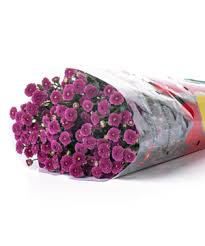
#> input picture Flower_Classification_vs_Recommendation/Flowers/Flowers/Calimerio/calimero_107.jpg, 205 x 246 px; the run also reads 1 picture not shown here
$ jupyter execute Explanatory_Data_Analysist.ipynb
#> lines starting #> are read from the running program, lines starting #| are printed output that depends on the picture
# GROUP ASSIGNMENT [COSC2753] - Machine Learning

## Flower Classification & Recommendation System

<h1>Introducing to the Dataset</h1>

<p style="font-size: 17px;">
Author: <span>Team T1-G02</span>
</p>

<p style="font-size: 15px;">
Dataset contains 4242 images of flowers.
The pictures are divided into eights classes: <b>babi</b>, <b>calimerio</b>, <b>chrysanthemum</b>, <b>hydrangeas</b>, <b>lisianthus</b>, <b>pingpong</b>, <b>rosy</b>, <b>tana</b>.<br>

[cell 1]
# Ignore  the warnings
import warnings
warnings.filterwarnings('always')
warnings.filterwarnings('ignore')

import os
import random

# Data visualisation and manipulation
import matplotlib.pyplot as plt
from matplotlib import image as mpimg
import numpy as np

# I. Problem statement

The problem at hand is to develop a machine learning model for an online flower shop that enables customers to search for flowers based on images rather than textual input. The existing approach in most online flower stores requires customers to manually enter the name of the flowers they are looking for, which may not always be accurate or convenient. To enhance the search experience and provide more accurate results, our goal is to create an image-based search tool. This notebook will provide the solution for customers to upload photographs of the flowers they desire, and the system will perform an image search to generate a list of flowers that closely resemble the user-provided image.

To achieve this, the model needs to address two main tasks:

- Task 1: Flower Classification
The model should be trained to classify images according to different flower types. The dataset contains eight types of flowers: Baby, Calimero, Chrysanthemum, Hydrangeas, Lisianthus, Pingpong, Rosy, and Tana. The objective is to develop a classification algorithm that accurately identifies the flower type based on the input image.

- Task 2: Similar Flower Recommendations
Once the model is capable of classifying flower images, it should further be trained to recommend similar flower images from the dataset. Given an input flower image from a user, the model should generate a list of ten flower images that closely resemble the input image. This will provide customers with relevant and visually similar options for their desired flowers.

# 1. Data retrieving

[cell 2]
flower_dataset = "Flowers/Flowers/"
flower_labels = os.listdir(flower_dataset)
print(flower_labels)

[cell 3]
link = []
for label in flower_labels:
    path = os.path.join(flower_dataset, label) # combine path and labels
    link.append(path) # append in link
print(link)

for i in range(len(link)):
    new = os.listdir(link[i])
    i+=1
    print(f"length : cd {len(new)}") # each folder total image count
#> pass 2 of the loop `for i in range(len(link)):`:

[cell 4]
# Create a 2x5 grid for displaying the images
fig, axs = plt.subplots(2, 5, figsize=(12, 6))

for i in range(2):
    for j in range(5):
        # Select a random label
        random_label = random.choice(flower_labels)

        # Get the path to the subfolder containing images for the selected label
        subfolder_path = os.path.join(flower_dataset, random_label)

        # Get a list of all image files in the subfolder
        image_files = os.listdir(subfolder_path)

        # Select a random image file
        random_image_file = random.choice(image_files)

        # Get the full path to the randomly selected image
        image_path = os.path.join(subfolder_path, random_image_file)

        # Load the image
        image = mpimg.imread(image_path)
#> image is the input picture: shape (246, 205, 3); mean R, G, B 213.8, 198.4, 206.3

        # Display the image in the corresponding subplot
        axs[i, j].imshow(image)
        axs[i, j].axis('off')
        axs[i, j].set_title(random_label)
#> pass 2 of the loop `for i in range(2):`:
#> random_label = 'Babi'
#> image_files = ['babi_106.jpg']
#> random_image_file = 'babi_106.jpg'
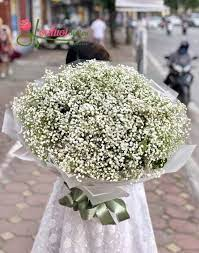
#> input picture Flower_Classification_vs_Recommendation/Flowers/Flowers/Babi/babi_106.jpg, 199 x 253 px
#> image is the input picture: shape (253, 199, 3); mean R, G, B 160, 153.1, 146.6

plt.tight_layout()
plt.show()

# 2. Explanatory Data Analysis

## 2.1. Color channel distribution

[cell 5]
def plot_color_distribution(main_folder):
    # Get a list of all sub-folders in the main folder
#> called with main_folder = 'Flowers/Flowers/'
    sub_folders = [f.path for f in os.scandir(main_folder) if f.is_dir()]

    # Create a figure with 8 sub-plots
    fig, axs = plt.subplots(2, 4, figsize=(16,8))
    axs = axs.ravel()

    # Loop through each sub-folder and plot the color channel data for each image
    for i in range(len(sub_folders)):
        # Get the name of the sub-folder
        sub_folder_name = os.path.basename(sub_folders[i])

        # Get a list of all image file names in the sub-folder
        file_names = os.listdir(sub_folders[i])
        file_names = [f for f in file_names if f.endswith(".jpg") or f.endswith(".png")]

        # Initialize an array to store the color channel data
        channel_data = np.zeros((256, 3))

        # Loop through each image and accumulate the color channel data
        for j in range(len(file_names)):
            # Load the image file
            img_path = os.path.join(sub_folders[i], file_names[j])
            img = plt.imread(img_path)

            # Accumulate the color channel data
            for k in range(3):
                channel_data[:, k] += np.histogram(img[:, :, k], bins=256, range=(0, 256))[0]
#> after the loop, channel_data = 256 rows, first 8: [7, 98, 10], [1, 15, 2], [2, 15, 4], [5, 19, 2], [0, 8, 3], [2, 15, 4], [3, 20, 4], [2, 25, 4]

        # Normalize the color channel data to percentages
        channel_data /= np.sum(channel_data, axis=0)
#> channel_data = 256 rows, first 8: [0.000139, 0.00194, 0.000198], [1.98e-05, 0.000297, 3.97e-05], [3.97e-05, 0.000297, 7.93e-05], [9.91e-05, 0.000377, 3.97e-05], [0, 0.000159, 5.95e-05], [3.97e-05, 0.000297, 7.93e-05], [5.95e-05, 0.000397, 7.93e-05], [3.97e-05, 0.000496, 7.93e-05]
        channel_data *= 100
#> channel_data = 256 rows, first 8: [0.0139, 0.194, 0.0198], [0.00198, 0.0297, 0.00397], [0.00397, 0.0297, 0.00793], [0.00991, 0.0377, 0.00397], [0, 0.0159, 0.00595], [0.00397, 0.0297, 0.00793], [0.00595, 0.0397, 0.00793], [0.00397, 0.0496, 0.00793]

        # Define the colors and labels for the line plots
        colors = ['red', 'green', 'blue']
        labels = ['Red', 'Green', 'Blue']

        # Plot the percentage of each color channel for the category
        for k in range(3):
            axs[i].plot(range(256), channel_data[:, k], label=labels[k], color=colors[k], linewidth=1)

        # Set the title and legend for the sub-plot
        axs[i].set_title(sub_folder_name)
        axs[i].legend()
#> pass 2 of the loop in plot_color_distribution, `for i in range(len(sub_folders)):`:
#> after the loop in plot_color_distribution, `for k in range(3):`: channel_data = 256 rows, first 8: [50, 71, 279], [62, 41, 14], [19, 42, 17], [26, 40, 14], [61, 36, 25], [18, 30, 41], [28, 22, 20], [32, 22, 36]
#> in plot_color_distribution, `channel_data /= np.sum(channel_data, axis=0)`: channel_data = 256 rows, first 8: [0.000993, 0.00141, 0.00554], [0.00123, 0.000814, 0.000278], [0.000377, 0.000834, 0.000338], [0.000516, 0.000794, 0.000278], [0.00121, 0.000715, 0.000497], [0.000358, 0.000596, 0.000814], [0.000556, 0.000437, 0.000397], [0.000636, 0.000437, 0.000715]
#> in plot_color_distribution, `channel_data *= 100`: channel_data = 256 rows, first 8: [0.0993, 0.141, 0.554], [0.123, 0.0814, 0.0278], [0.0377, 0.0834, 0.0338], [0.0516, 0.0794, 0.0278], [0.121, 0.0715, 0.0497], [0.0358, 0.0596, 0.0814], [0.0556, 0.0437, 0.0397], [0.0636, 0.0437, 0.0715]

    # Set the plot title and axis labels
    fig.suptitle("Color channel distribution (percentage) of flower images", fontsize=20)
    for ax in axs.flat:
        ax.set_xlabel("Pixel value")
        ax.set_ylabel("Percentage")

    # Show the plot
    plt.tight_layout()
    plt.show()
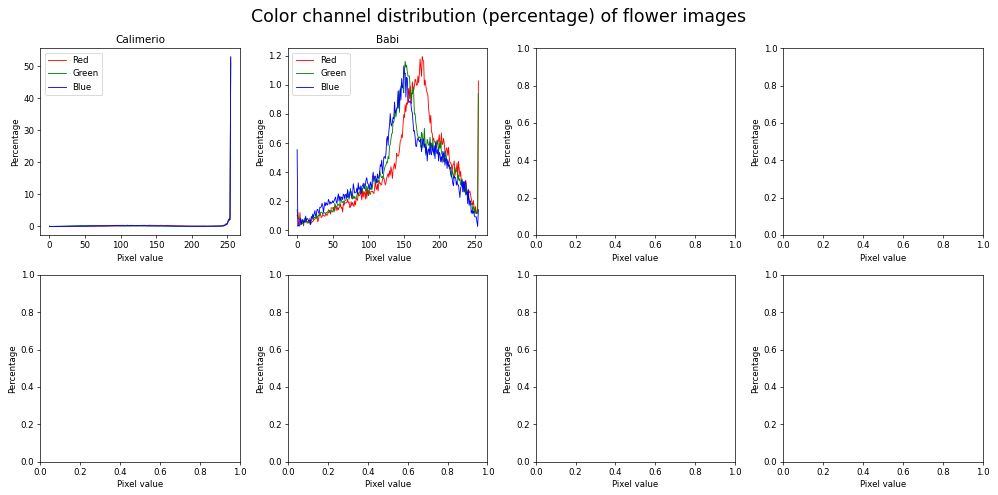
#> figure drawn by matplotlib, 2 panels; panel 1: curve peaks at x = 255, y = 52.6; panel 1: curve peaks at x = 255, y = 50.97; panel 1: curve peaks at x = 255, y = 52.91; panel 2: curve peaks at x = 176, y = 1.19

[cell 6]
plot_color_distribution(flower_dataset)

## 2.2. Image size distribution

[cell 7]
import os
import cv2
import numpy as np
import matplotlib.pyplot as plt

def plot_size_distribution(img_dir):
#> called with img_dir = 'Flowers/Flowers/'
    categories = os.listdir(img_dir)
    fig, axs = plt.subplots(2, 4, figsize=(20,10))
    fig.suptitle('Image Size Distribution by Category')
    for i, category in enumerate(categories):
        size_list = []
        for filename in os.listdir(os.path.join(img_dir, category)):
            img_path = os.path.join(img_dir, category, filename)
            img = cv2.imread(img_path)
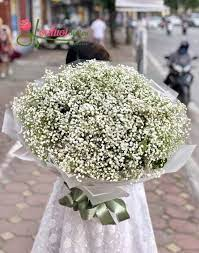
#> img: shape (253, 199, 3); mean B, G, R 146.6, 153.1, 160
            size = os.path.getsize(img_path)
            size_list.append(size)

        ax = axs[i//4, i%4]
        ax.hist(size_list, bins=50)
        ax.set_title(category)
        ax.set_xlabel('Image Size (Bytes)')
        ax.set_ylabel('Frequency')
#> pass 2 of the loop in plot_size_distribution, `for i, category in enumerate(categories):`:
#> in plot_size_distribution, `img = cv2.imread(img_path)`:
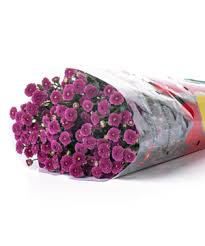
#> img: shape (246, 205, 3); mean B, G, R 206.3, 198.4, 213.8
    plt.show()
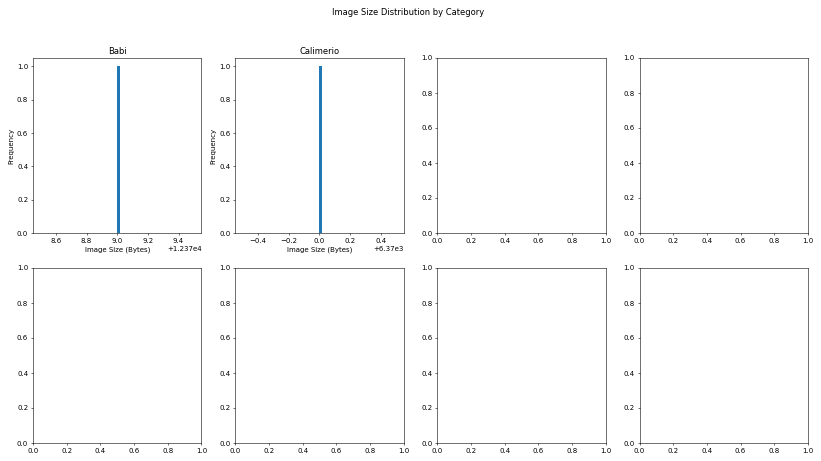
#> figure drawn by matplotlib, 2 panels; panel 1: tallest bar 1 high, from x = 12379 to 12379; panel 2: tallest bar 1 high, from x = 6370 to 6370

- `Babi`: The image size distribution is horizontally symmetrical, ranging from 4,000 to 18,000 bytes. The preponderance of images are roughly 10,000 bytes in size.

- `Pingpong`: The image size distribution in Pingpong is right-skewed, with the majority of images lying under 20000 bytes.

- `Chrysanthemum`: The horizontally symmetrical image size distribution ranges from 5000 to 17500 bytes. Most images are between 10000 and 12500 bytes in size.

- `Rosy`: The distribution of image size is unbalanced, with the plurality of images ranging between 10000 and 30000 bytes. There are, however, images with quantities ranging from 100,000 to 200,000 bytes.

- `Tana`: The image size distribution is biased to the right, with the majority of images lying under 20000 bytes.

- `Hydrangeas`: The horizontally symmetrical image size distribution ranges from 5000 to 20,000 bytes. Most images are between 10000 and 12500 bytes in size.

- `Lisianthus`: The horizontally symmetrical image size distribution ranges from 4000 to 16000 bytes. The preponderance of image file sizes range between 10,000 and 12,000 bytes.

- `Calimerio`: The image size distribution is extremely unbalanced, with the preponderance of images being 10,000 bytes in size. There are, however, images with larger file sizes of up to 800,000 bytes.

[cell 8]
plot_size_distribution(flower_dataset)

## 2.3. Flower category distribution

[cell 9]
def plot_category_distribution(main_dir):
#> called with main_dir = 'Flowers/Flowers/'
    categories = os.listdir(main_dir)
    category_counts = [len(os.listdir(os.path.join(main_dir, cat))) for cat in categories]
    plt.bar(categories, category_counts)
    plt.xticks(rotation=45)
    plt.xlabel('Categories')
    plt.ylabel('Number of Images')
    plt.title('Flower Category Distribution')
    plt.show()
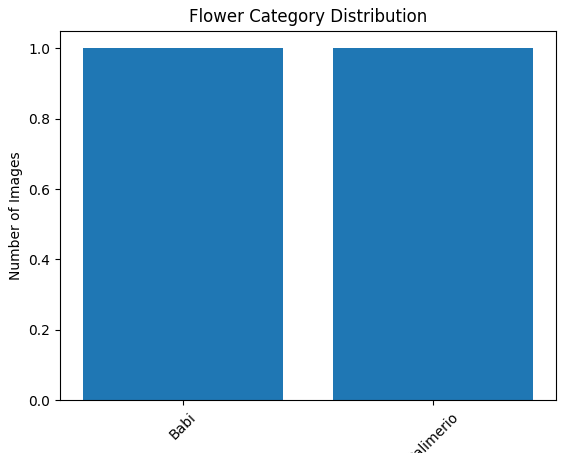
#> figure drawn by matplotlib, 1 panel
